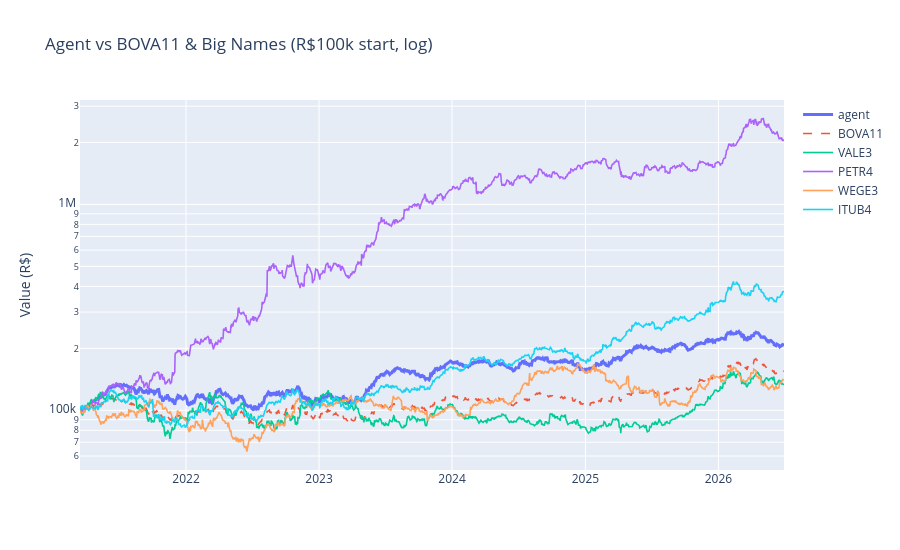

The notebook cell this image was saved under:
### Markdown cell above
## 1. Agent vs BOVA11 & Individual Stocks

Log scale, all starting at R$100k. BOVA11 is the passive-index baseline; the four stocks are single-name buy-and-hold. (PETR4's raw run-up is dividend-driven — adj_close reinvests them.)

### Code cell
series = {'agent': pd.Series(agent.values, index=dates)}
for t in ['BOVA11', 'VALE3', 'PETR4', 'WEGE3', 'ITUB4']:
    c = price_curve(t)
    if c is not None:
        series[t] = c

curves = pd.DataFrame(series)

fig = go.Figure()
for col in curves.columns:
    fig.add_trace(go.Scatter(
        x=curves.index, y=curves[col], name=col,
        line=dict(width=3 if col == 'agent' else 1.6,
                  dash='dash' if col == 'BOVA11' else None)))
fig.update_layout(title='Agent vs BOVA11 & Big Names (R$100k start, log)',
                  yaxis_type='log', yaxis_title='Value (R$)', height=550)
fig.show()

print((curves.iloc[-1] / INITIAL_CAPITAL - 1).sort_values(ascending=False)
      .map('{:+.1%}'.format).to_string())

### Figure 1 — Plotly figure (JSON) as saved in the notebook; plotly's stock layout.template omitted (floating-point values rounded to 4 significant figures; data arrays with more than 128 entries replaced by an {"elided": "..."} marker saying what was removed)
{"data": [{"line": {"width": 3}, "name": "agent", "type": "scatter", "x": {"elided": "1319 str values"}, "y": {"elided": "1319 float values"}}, {"line": {"dash": "dash", "width": 1.6}, "name": "BOVA11", "type": "scatter", "x": {"elided": "1319 str values"}, "y": {"elided": "1319 float values"}}, {"line": {"width": 1.6}, "name": "VALE3", "type": "scatter", "x": {"elided": "1319 str values"}, "y": {"elided": "1319 float values"}}, {"line": {"width": 1.6}, "name": "PETR4", "type": "scatter", "x": {"elided": "1319 str values"}, "y": {"elided": "1319 float values"}}, {"line": {"width": 1.6}, "name": "WEGE3", "type": "scatter", "x": {"elided": "1319 str values"}, "y": {"elided": "1319 float values"}}, {"line": {"width": 1.6}, "name": "ITUB4", "type": "scatter", "x": {"elided": "1319 str values"}, "y": {"elided": "1319 float values"}}], "layout": {"height": 550, "title": {"text": "Agent vs BOVA11 & Big Names (R$100k start, log)"}, "yaxis": {"title": {"text": "Value (R$)"}, "type": "log"}}}
